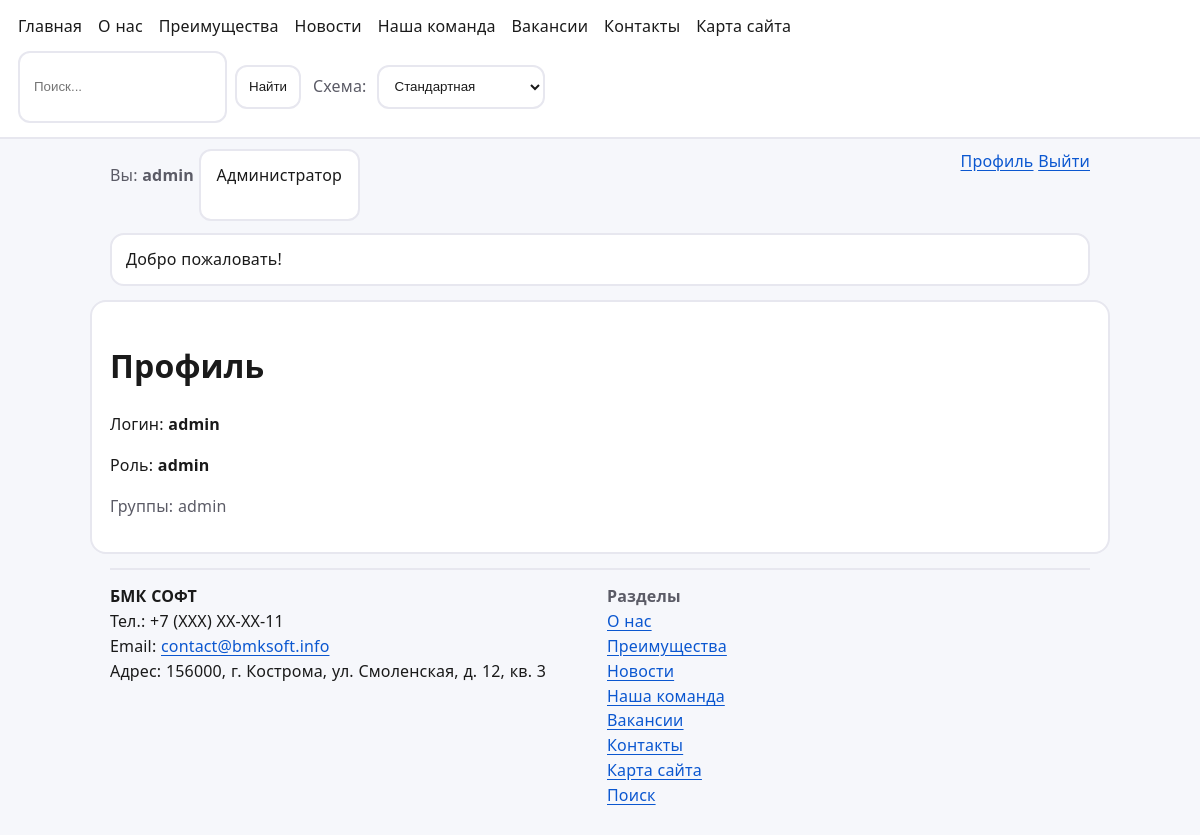
/accounts/profile/ (signed in), run on the app's committed database.
### core/models.py (models this page shows, shortened)
class Banner(models.Model):
    text = models.CharField(max_length=255)
    href = models.CharField(max_length=255, default="/")
    enabled = models.BooleanField(default=True)
    order = models.PositiveIntegerField(default=0)
    class Meta:
        ordering = ["order", "id"]

class ContactInfo(models.Model):
    org = models.CharField(max_length=255, default="Demo Org")
    phone = models.CharField(max_length=64, default="+7 (000) 000-00-00")
    email = models.EmailField(default="info@example.com")
    address = models.CharField(max_length=255, default="Россия, Москва, ул. Пример, 1")

### accounts/views.py (the view)
# urls.py: path("profile/", views.profile, name="profile"),
@login_required
def profile(request):
    groups = ", ".join(g.name for g in request.user.groups.all()) or "—"
    role = "admin" if request.user.groups.filter(name="admin").exists() else "user"
    return render(request, "accounts/profile.html", {"groups": groups, "role": role})

### core/context_processors.py (called while the page is built)
def site_settings(request):
    return {"banners": Banner.objects.filter(enabled=True)[:3], "contact_info": ContactInfo.objects.first()}

def breadcrumbs(request):
    return {'breadcrumbs': get_breadcrumbs(request)}

### templates/accounts/profile.html (shortened to what this page needs)
{% extends "base.html" %}
{% block content %}
<h1>Профиль</h1>
<p>Логин: <b>{{ user.username }}</b></p>
<p>Роль: <b>{{ role }}</b></p>
<p class="muted">Группы: {{ groups }}</p>
{% endblock %}

### templates/base.html (shortened to what this page needs)
<!doctype html>
<html lang="ru">
<head>
  <link rel="stylesheet" href="/static/style.css" />
</head>
<body>
  <header class="top" role="banner">
    <nav class="nav" aria-label="Навигация">
      <a href="{% url 'home' %}">Главная</a>
      <a href="{% url 'about_us' %}">О нас</a>
	  <a href="{% url 'advantages' %}">Преимущества</a>
	  <a href="{% url 'news:list' %}">Новости</a>
      <a href="{% url 'team' %}">Наша команда</a>
      <a href="{% url 'vacancies' %}">Вакансии</a>
      <a href="{% url 'contact' %}">Контакты</a>
      <a href="{% url 'sitemap' %}">Карта сайта</a>
    </nav>
    <div class="right">
      <form class="search-mini" action="{% url 'search' %}" method="get" role="search" aria-label="Поиск по сайту">
        <input name="q" value="{{ q|default:'' }}" placeholder="Поиск..." />
        <button type="submit">Найти</button>
      </form>
      <div class="theme" aria-label="Цветовая схема">
        <label for="themeSelect" class="theme__label">Схема:</label>
        <select id="themeSelect" class="theme__select">
          <option value="standard">Стандартная</option>
        </select>
      </div>
    </div>
  </header>
  <div class="subbar">
    <div class="who">
      {% if user.is_authenticated %}
        Вы: <b>{{ user.username }}</b>
        {% if user.is_staff %}
          <a class="btn" href="/admin/">Администратор</a>
        {% endif %}
      {% else %}
        Вы: <b>Гость</b>
      {% endif %}
    </div>
    <div class="auth">
      {% if user.is_authenticated %}
        <a href="{% url 'profile' %}">Профиль</a>
        <a href="{% url 'logout' %}">Выйти</a>
      {% else %}
        <a href="{% url 'login' %}">Войти</a>
        <a href="{% url 'register' %}">Регистрация</a>
      {% endif %}
    </div>
  </div>
  {% if banners %}
    <div class="banners" aria-label="Баннеры">
      {% for b in banners %}
        <a class="banner" href="{{ b.href }}">{{ b.text }}</a>
      {% endfor %}
    </div>
  {% endif %}
  <main id="content" class="card" role="main">
    {% block content %}{% endblock %}
  </main>
  <footer class="footer" role="contentinfo">
    <div class="footer-grid">
      <div class="contacts-widget" aria-label="Контакты">
        {% if contact_info %}
          <div><b>{{ contact_info.org }}</b></div>
          <div>Тел.: {{ contact_info.phone }}</div>
          <div>Email: <a href="mailto:{{ contact_info.email }}">{{ contact_info.email }}</a></div>
          <div>Адрес: {{ contact_info.address }}</div>
        {% else %}
          <div class="muted">Контакты не настроены.</div>
        {% endif %}
      </div>
      <div class="muted">
        <div><b>Разделы</b></div>
        <div><a href="{% url 'about_us' %}">О нас</a></div>
		<div><a href="{% url 'advantages' %}">Преимущества</a></div>
		<div><a href="{% url 'news:list' %}">Новости</a></div>
		<div><a href="{% url 'team' %}">Наша команда</a></div>
		<div><a href="{% url 'vacancies' %}">Вакансии</a></div>
		<div><a href="{% url 'contact' %}">Контакты</a></div>
		<div><a href="{% url 'sitemap' %}">Карта сайта</a></div>
		<div><a href="{% url 'search' %}">Поиск</a></div>
      </div>
    </div>
  </footer>
</body>
</html>

### static/style.css (style rules this page uses)
:root { --bg:#f6f7fb;--fg:#1a1a1a;--card:#fff;--border:#e7e7ef;--link:#0b57d0;--muted:#5b5b66;--focus:#ffbf47;--base-font:16px;--line:1.55;--letter:.01em;--word:.02em }
html { font-size:var(--base-font) }
body { font-family:system-ui,-apple-system,Segoe UI,Roboto,Arial,sans-serif;margin:0;background:var(--bg);color:var(--fg);line-height:var(--line);letter-spacing:var(--letter);word-spacing:var(--word) }
a { color:var(--link);text-underline-offset:.18em }
.top { display:flex;flex-wrap:wrap;gap:12px 16px;align-items:center;justify-content:space-between;padding:14px 18px;background:var(--card);border-bottom:2px solid var(--border) }
.nav { display:flex;gap:16px;flex-wrap:wrap }
.nav a { text-decoration:none;color:var(--fg) }
.right { display:flex;gap:12px;flex-wrap:wrap;align-items:center }
.theme { display:flex;gap:10px;align-items:center }
.theme__label { color:var(--muted) }
.theme__select { padding:10px 12px;border:2px solid var(--border);border-radius:12px;background:var(--card);color:var(--fg);min-height:44px }
.subbar { max-width:980px;margin:10px auto 0;padding:0 18px;display:flex;justify-content:space-between;gap:12px;color:var(--muted) }
.card { max-width:980px;margin:14px auto;padding:18px;background:var(--card);border:2px solid var(--border);border-radius:16px }
.banners { max-width:980px;margin:12px auto 0;padding:0 18px;display:grid;gap:10px }
.banner { display:block;padding:12px 14px;border:2px solid var(--border);border-radius:14px;background:var(--card);color:var(--fg);text-decoration:none }
label { display:grid;gap:8px }
input,textarea,select { width:100%;padding:12px 14px;border:2px solid var(--border);border-radius:12px;background:var(--card);color:var(--fg);min-height:44px }
button,.btn { display:inline-block;padding:12px 16px;border:2px solid var(--border);border-radius:12px;background:var(--card);color:var(--fg);cursor:pointer;text-decoration:none;min-height:44px }
.muted { color:var(--muted) }
.search-mini { display:flex;gap:8px;align-items:center }
.search-mini input { max-width:220px }
.search-mini button { padding:10px 12px;min-height:44px }
.footer { max-width:980px;margin:0 auto 30px;padding:0 18px }
.footer-grid { display:grid;grid-template-columns:repeat(auto-fit,minmax(240px,1fr));gap:14px;border-top:2px solid var(--border);padding-top:14px;margin-top:14px }

### data on the page
Banner: text "Добро пожаловать!"
ContactInfo: org "БМК СОФТ", phone "+7 (ХХХ) ХХ-ХХ-11", email "contact@bmksoft.info", address "156000, г. Кострома, ул. Смоленская, д. 12, кв. 3"

### other printed values
{{ user.username }} "admin"
{{ role }} "admin"
{{ groups }} "admin"
